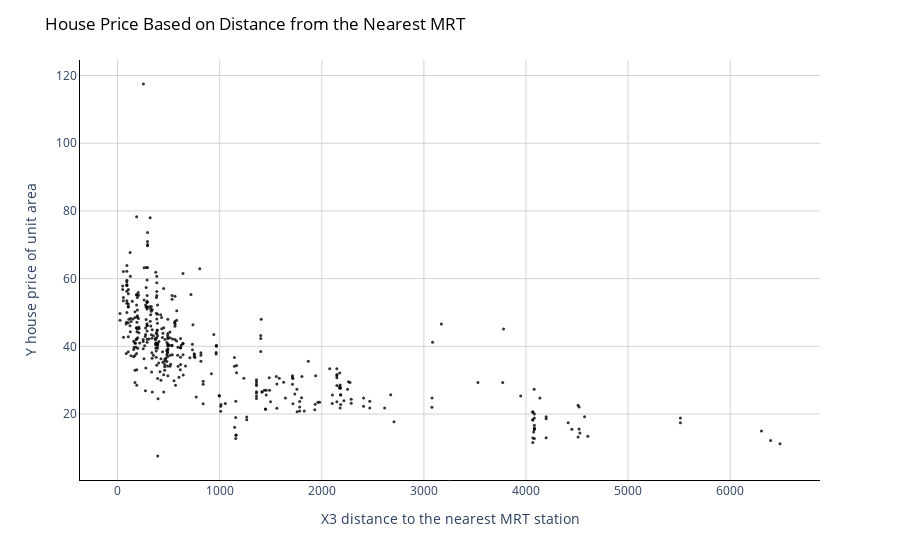

Notebook code cell kept with this figure:
### Code cell
# Create a scatter plot
fig = px.scatter(df, x=df['X3 distance to the nearest MRT station'], y=df['Y house price of unit area'], 
                 opacity=0.8, color_discrete_sequence=['black'])

# Change chart background color
fig.update_layout(dict(plot_bgcolor = 'white'))

# Update axes lines
fig.update_xaxes(showgrid=True, gridwidth=1, gridcolor='lightgrey', 
                 zeroline=True, zerolinewidth=1, zerolinecolor='lightgrey', 
                 showline=True, linewidth=1, linecolor='black')

fig.update_yaxes(showgrid=True, gridwidth=1, gridcolor='lightgrey', 
                 zeroline=True, zerolinewidth=1, zerolinecolor='lightgrey', 
                 showline=True, linewidth=1, linecolor='black')

# Set figure title
fig.update_layout(title=dict(text="House Price Based on Distance from the Nearest MRT", 
                             font=dict(color='black')))

# Update marker size
fig.update_traces(marker=dict(size=3))

fig.show()

### Figure 1 — Plotly figure (JSON) as saved in the notebook; plotly's stock layout.template omitted (floating-point values rounded to 4 significant figures; data arrays with more than 128 entries replaced by an {"elided": "..."} marker saying what was removed)
{"data": [{"hovertemplate": "X3 distance to the nearest MRT station=%{x}<br>Y house price of unit area=%{y}<extra></extra>", "legendgroup": "", "marker": {"color": "black", "opacity": 0.8, "size": 3, "symbol": "circle"}, "mode": "markers", "name": "", "orientation": "v", "showlegend": false, "type": "scatter", "x": {"elided": "414 float values"}, "xaxis": "x", "y": {"elided": "414 float values"}, "yaxis": "y"}], "layout": {"legend": {"tracegroupgap": 0}, "margin": {"t": 60}, "plot_bgcolor": "white", "title": {"font": {"color": "black"}, "text": "House Price Based on Distance from the Nearest MRT"}, "xaxis": {"anchor": "y", "domain": [0, 1], "gridcolor": "lightgrey", "gridwidth": 1, "linecolor": "black", "linewidth": 1, "showgrid": true, "showline": true, "title": {"text": "X3 distance to the nearest MRT station"}, "zeroline": true, "zerolinecolor": "lightgrey", "zerolinewidth": 1}, "yaxis": {"anchor": "x", "domain": [0, 1], "gridcolor": "lightgrey", "gridwidth": 1, "linecolor": "black", "linewidth": 1, "showgrid": true, "showline": true, "title": {"text": "Y house price of unit area"}, "zeroline": true, "zerolinecolor": "lightgrey", "zerolinewidth": 1}}}
